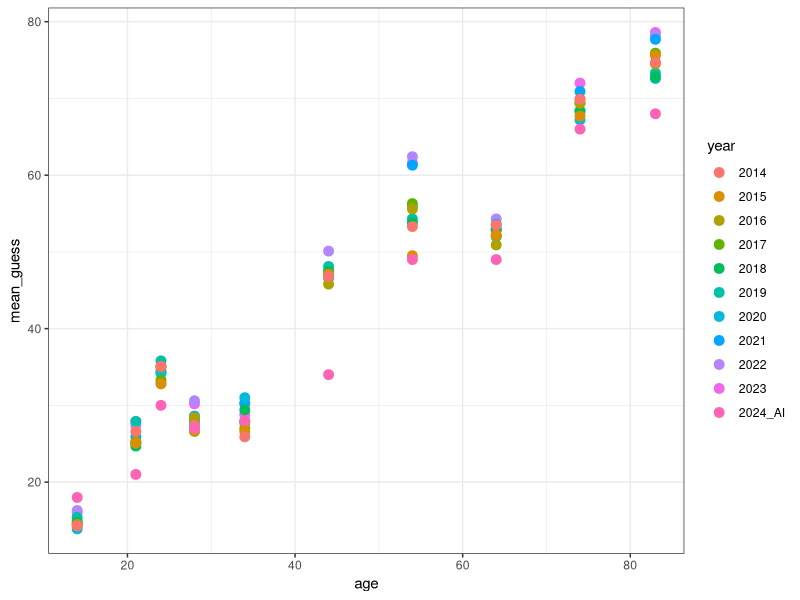
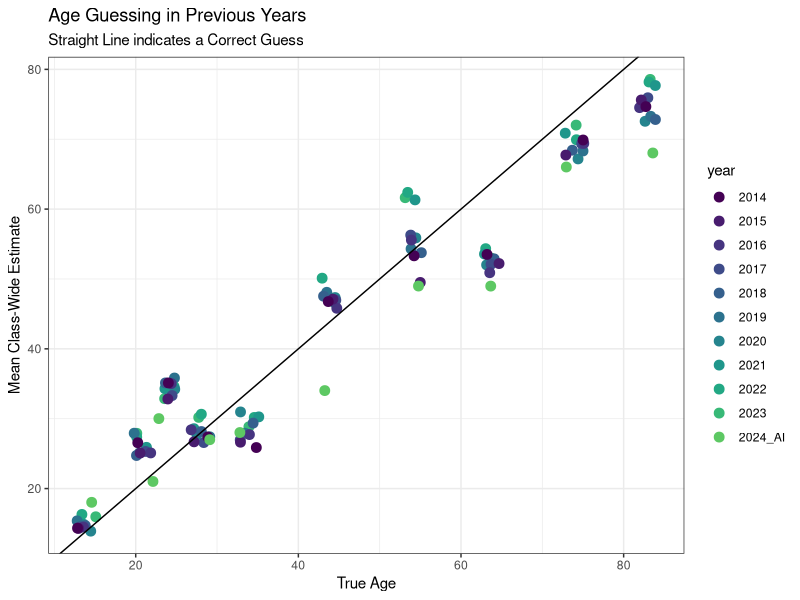
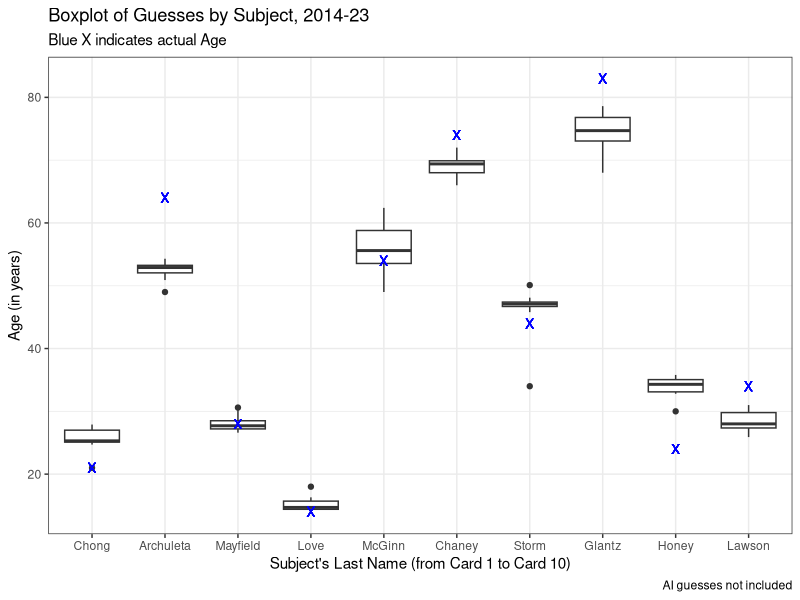
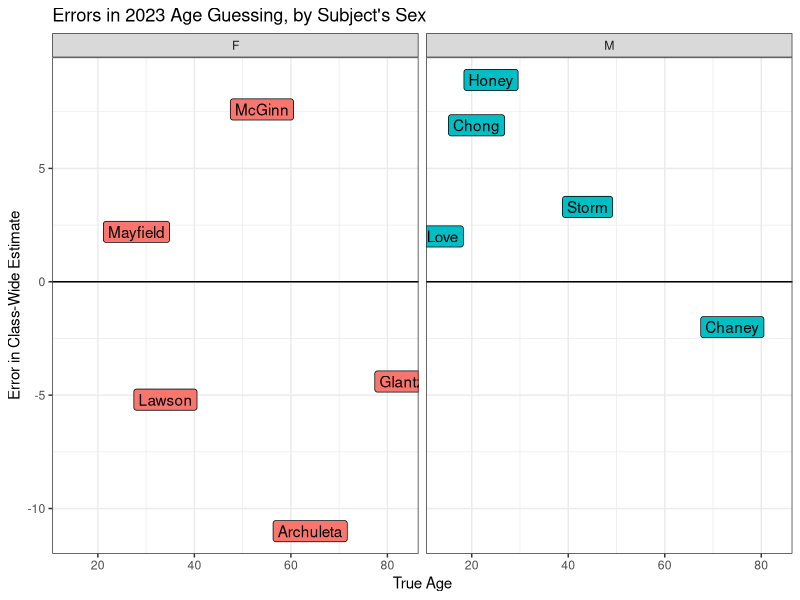

Write R code to recreate these figures, in order.
## ---- chunk 1

library(kableExtra)
library(tidyverse)
ageguess <- read_csv("c01/data/photo-age-history-2023.csv")
## ---- chunk 2
kbl(ageguess[c(1:4,11,21,31), c(2, 6, 3, 7, 8)]) |>
  kable_styling(full_width = FALSE)
## ---- chunk 3
ggplot(ageguess, aes(x = age, y = mean_guess, col = year)) +
  geom_point(size = 3) +
  geom_line(data = ageguess |> filter(year == "2025_AI"), aes(x = age, y = mean_guess), col = "black") +
  theme(axis.text = element_text(size = 14),
        axis.title = element_text(size = 14, face = "bold"),
        legend.text = element_text(size = 12),
        legend.title = element_text(size = 12, face = "bold")) + 
  theme_bw()
## ---- chunk 4
ggplot(ageguess, aes(x = age, y = mean_guess, col = year)) +
  geom_point(position = "jitter", size = 3) +
  geom_abline(intercept = 0, slope = 1) + 
  scale_color_viridis_d(end = 0.75) +
  theme(axis.text = element_text(size = 14),
        axis.title = element_text(size = 14, face = "bold"),
        legend.text = element_text(size = 12),
        legend.title = element_text(size = 12, face = "bold")) +
  labs(title = "Age Guessing in Previous Years",
       subtitle = "Straight Line indicates a Correct Guess",
       x = "True Age", y = "Mean Class-Wide Estimate") + 
  theme_bw()
## ---- chunk 5
temp <- ageguess |> filter(year != "2025_AI")

temp <- temp |> mutate(label = fct_reorder(label, card))

ggplot(temp, aes(x = label, y = mean_guess)) +
  geom_boxplot() + 
  geom_point(aes(x = label, y = age), 
             col = "blue", size = 3, shape = "X") +
  theme_bw() +
  labs(title = "Boxplot of Guesses by Subject, 2014-23",
       subtitle = "Blue X indicates actual Age",
       x = "Subject's Last Name (from Card 1 to Card 10)",
       y = "Age (in years)",
       caption = "AI guesses not included")
## ---- chunk 6
ggplot(filter(ageguess, year == 2023), aes(x = age, y = error, fill = sex)) +
  geom_label(aes(label = label)) +
  geom_hline(yintercept = 0) + 
    guides(fill = "none") +
  theme(axis.text = element_text(size = 14),
        axis.title = element_text(size = 14, face = "bold"),
        legend.text = element_text(size = 12),
        legend.title = element_text(size = 12, face = "bold")) +
  labs(title = "Errors in 2023 Age Guessing, by Subject's Sex",
       x = "True Age", y = "Error in Class-Wide Estimate") + 
    theme_bw() + 
    facet_wrap(~ sex)
